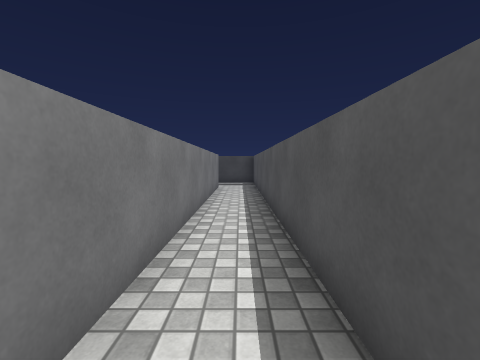
[1] (above)

24 first-person views from a walk through a 3-D level made in the Unity game engine. The camera is 1.2 m above the floor, tilts 4° down and sees 90° across. The floor is counted in squares, 1 m on a side. Each view is taken from the middle of a square. On the plan, view 1 faces up. The plan holds only what a view shows up to about 12 squares ahead; the rest is blank. The place goes on beyond the plan. The player is left out. Surface patterns are stand-ins for the level's own textures.

[2]
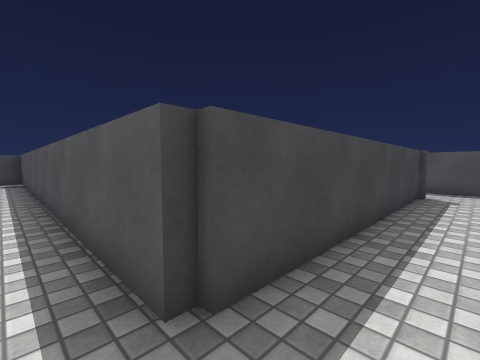

[3]
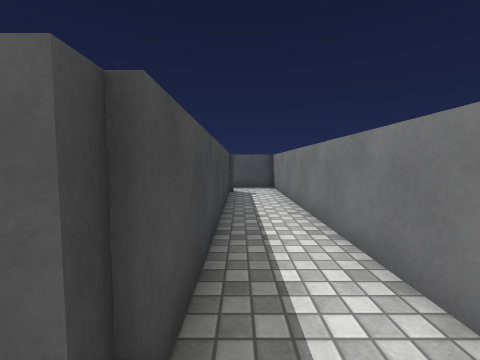

[4]
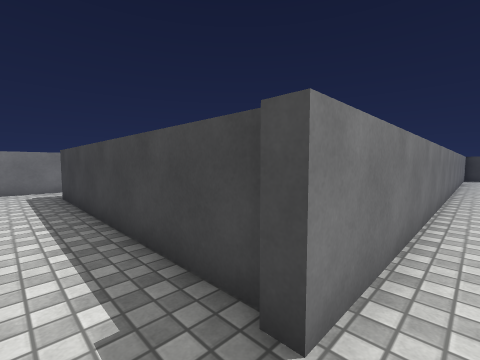

[5]
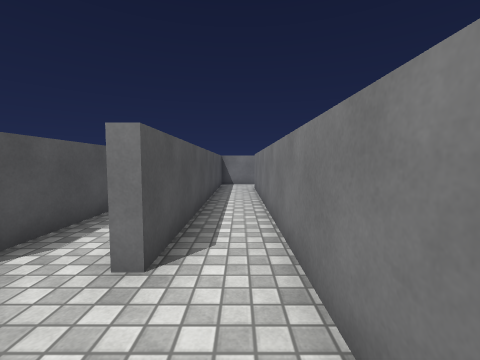

[6]
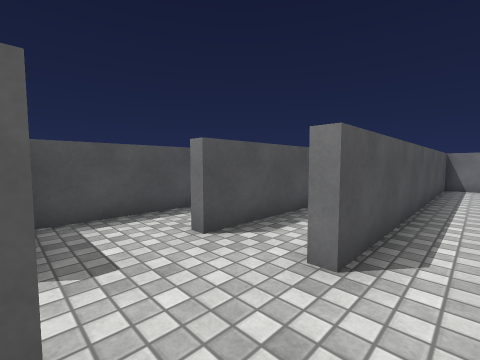

[7]
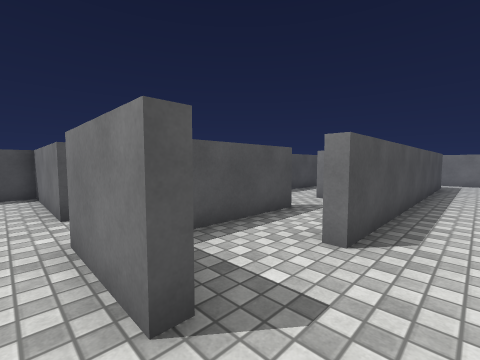

[8]
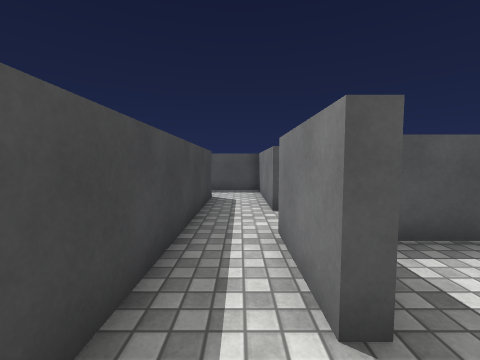

[9]
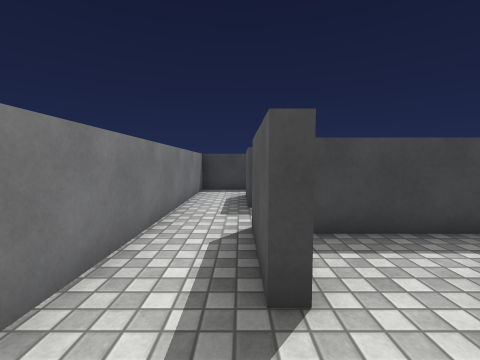

[10]
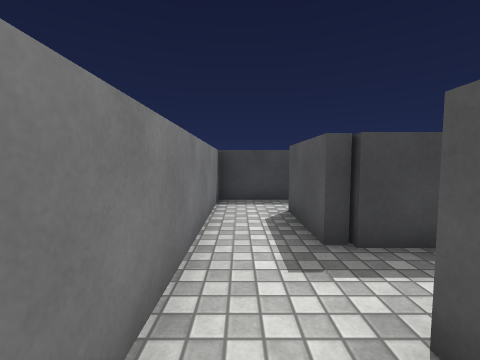

[11]
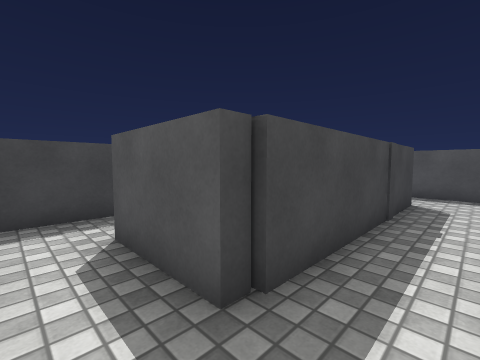

[12]
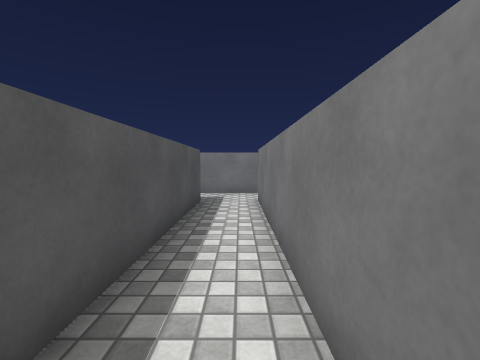

[13]
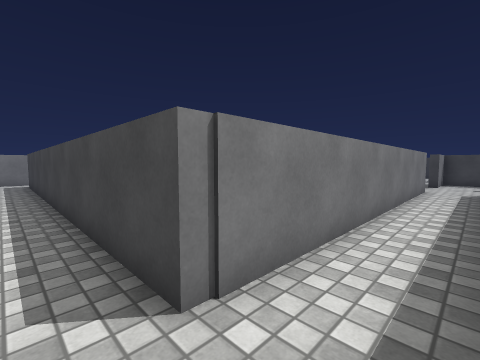

[14]
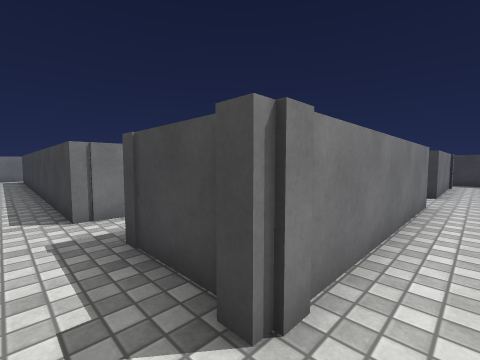

[15]
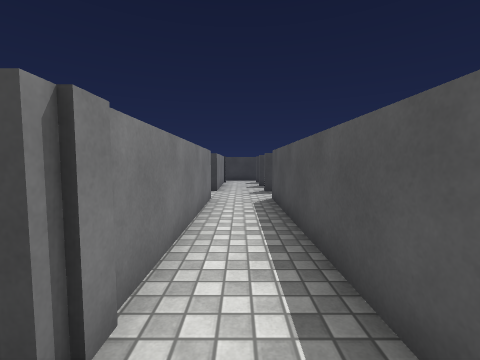

[16]
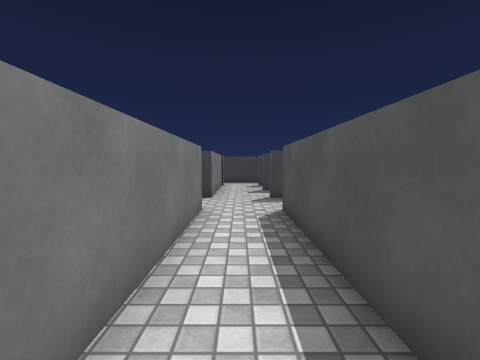

[17]
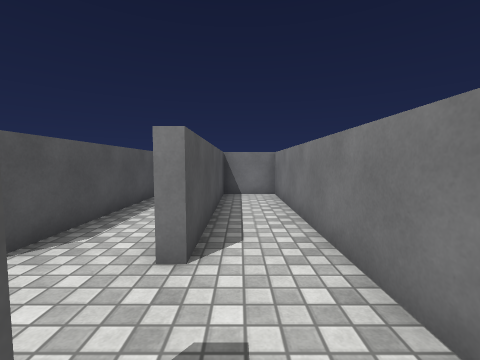

[18]
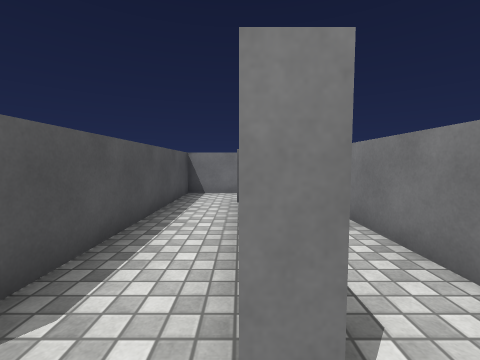

[19]
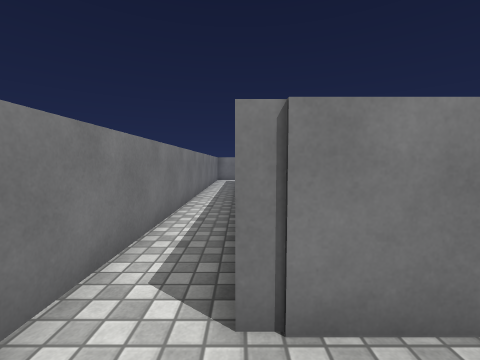

[20]
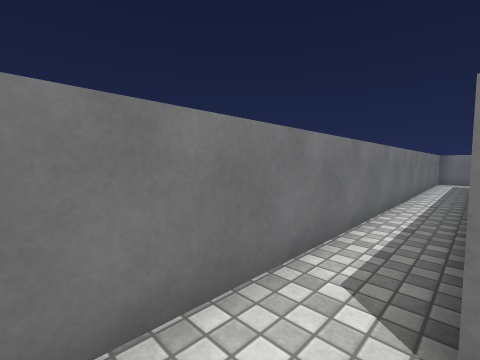

[21]
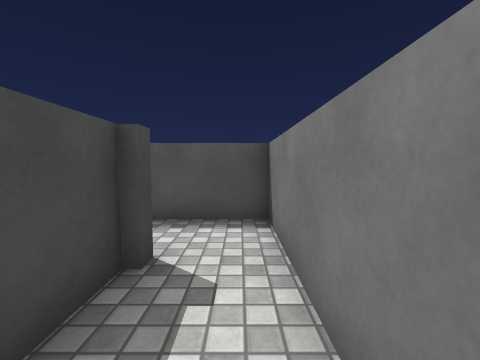

[22]
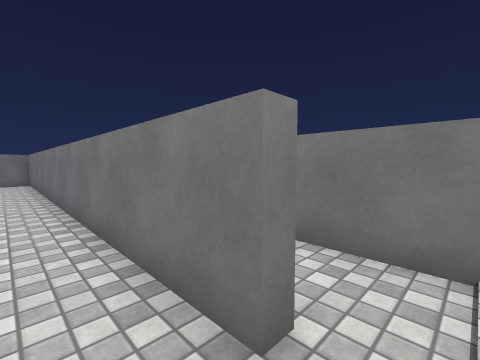

[23]
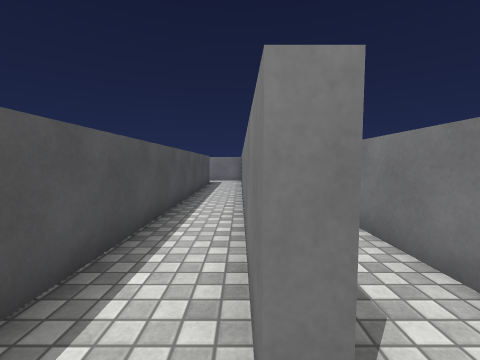

[24]
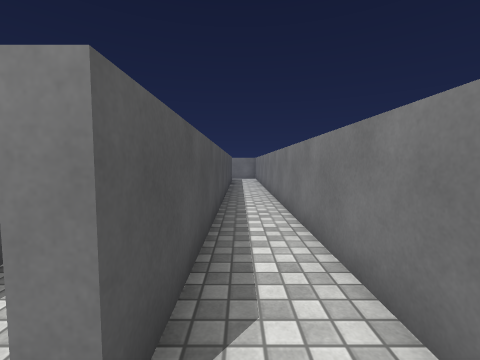

### Floor plan
Points are (right, up) in squares from view 1. A wall is a line through its corners. A room is listed if a view was taken in it or the views show most of it. See-through windows are left out.
Room 1 (views 1, 2, 3, 4, 5, 6, 9, 10, 22)
walls: (10, -1.6) (1.1, -1.6); (1.2, -1.4) (0.8, -1.4) (0.8, 13.1); (-0.4, -3.7) (12.1, -3.7) (12.1, 7.4) (12.4, 7.4); (12.6, 9.9) (12.2, 9.9) (12.2, 12.5); (10.3, 12.6) (10.3, -1.7) (9.9, -1.7); (-1.1, 12.1) (-1.1, -3.1)
ways out: opening at (11, 12) to room 3; opening at (-1, 13) to room 7; opening at (12, 8.5) to room 8
Room 2 (views 7, 8)
walls: (14.5, 10.3) (17, 10.3) (17, 5.4); (19.5, 12) (13.2, 12)
ways out: opening at (18, 3) to room 5; opening at (17, 4.5) to room 6; opening at (13.5, 10) to room 8
Room 3 (view 11)
walls: (12.9, 18.8) (10.3, 18.8) (10.3, 12.6); (19.2, 14.3) (12.2, 14.3) (12.2, 17.1)
ways out: opening at (11, 12) to room 1; opening at (12, 18)
Room 4 (views 12, 13, 19, 20, 21)
walls: (12.4, -5.6) (17.6, -5.6); (16.8, -3.7) (14.3, -3.7) (14.3, 7.6); (17, -4) (16.6, -4); (12.4, 7.4) (12.4, -4)
ways out: opening at (17, -5) to room 5; opening at (12, -5) to room 7; opening at (13, 7) to room 8
Room 5 (views 14, 15, 16)
walls: (17, 3.2) (17, -4); (17.6, -5.6) (19.1, -5.6) (19.1, 3.2)
ways out: opening at (18, 3) to room 2; opening at (17, -5) to room 4
Room 6 (views 17, 18)
walls: (14.6, 4.8) (14.6, -3.3) (16.6, -3.3) (16.6, 3.2) (17, 3.2); (17, 5.4) (16.6, 5.4) (16.6, 7.6)
ways out: opening at (17, 4.5) to room 2; opening at (16, 6.5) to room 9
Room 7 (views 23, 24)
walls: (-1.5, 1.9) (-1.5, 12.1) (-1.1, 12.1); (-1.5, -5.6) (12.4, -5.6); (-3.2, 13.1) (-3.2, 1.2); (12.4, -4) (-1.4, -4)
ways out: opening at (-1, 13) to room 1; opening at (12, -5) to room 4
Room 8 (no view inside)
walls: (14.5, 9.9) (14.5, 10.3); (14.3, 7.6) (14.8, 7.6)
ways out: opening at (12, 8.5) to room 1; opening at (13.5, 10) to room 2; opening at (13, 7) to room 4; opening at (15, 8.5) to room 9
Room 9 (no view inside)
walls: (16.6, 7.6) (16.6, 9.6)
ways out: opening at (16, 6.5) to room 6; opening at (15, 8.5) to room 8

Positions as (right, up) in squares from view 1, and headings:
1: (0, 0), facing up
2: (0, -3), facing up-right
3: (0, -2), facing right
4: (11, -3), facing up-left
5: (11, 10), facing down
6: (11, 10), facing down-right
7: (13, 11), facing down-right
8: (13, 11), facing right
9: (12, 8), facing up
10: (11, 11), facing up
11: (11, 13), facing up-right
12: (13, 4), facing down
13: (14, -5), facing up-left
14: (18, -5), facing up-left
15: (18, -5), facing up
16: (18, -3), facing up
17: (16, 6), facing down
18: (17, 4), facing down
19: (14, -4), facing left
20: (14, -4), facing down-left
21: (14, -5), facing right
22: (0, 13), facing down-left
23: (-1, 13), facing down
24: (-2, 13), facing down
